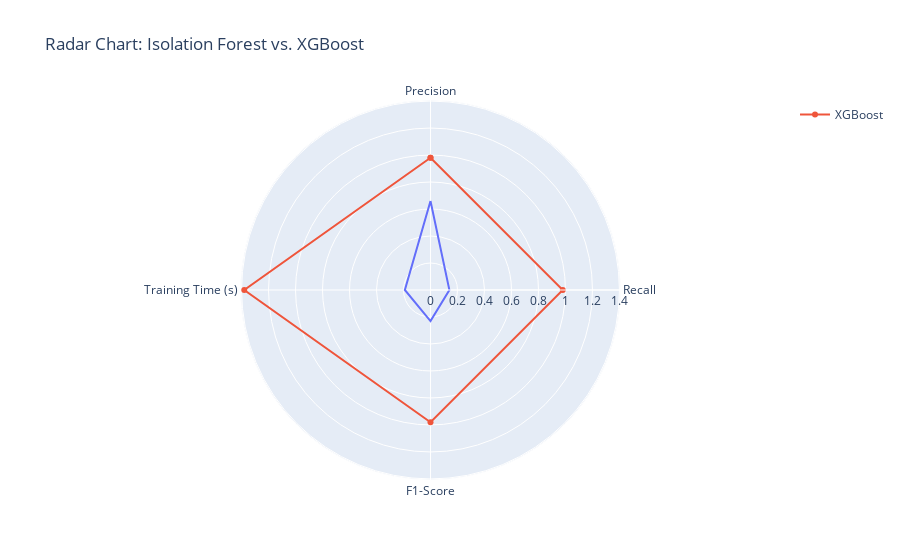

This figure's notebook cell:
### Markdown cell above
Radar Chart for Multi-Metric Comparison

### Code cell
# Example data
metrics = ['Precision', 'Recall', 'F1-Score', 'Training Time (s)']
iso_forest_scores = [0.66, 0.14, 0.23, 0.19]
xgb_scores = [0.98, 0.98, 0.98, 1.38]

fig = px.line_polar(
    r=iso_forest_scores + iso_forest_scores[:1],
    theta=metrics + metrics[:1],
    line_close=True,
    title='Radar Chart: Isolation Forest vs. XGBoost'
)
fig.add_scatterpolar(
    r=xgb_scores + xgb_scores[:1],
    theta=metrics + metrics[:1],
    name='XGBoost'
)
fig.show()

### Figure 1 — Plotly figure (JSON) as saved in the notebook; plotly's stock layout.template omitted (floating-point values rounded to 4 significant figures)
{"data": [{"hovertemplate": "r=%{r}<br>theta=%{theta}<extra></extra>", "legendgroup": "", "line": {"color": "#636efa", "dash": "solid"}, "marker": {"symbol": "circle"}, "mode": "lines", "name": "", "r": [0.66, 0.14, 0.23, 0.19, 0.66, 0.66], "showlegend": false, "subplot": "polar", "theta": ["Precision", "Recall", "F1-Score", "Training Time (s)", "Precision", "Precision"], "type": "scatterpolar"}, {"name": "XGBoost", "r": [0.98, 0.98, 0.98, 1.38, 0.98], "theta": ["Precision", "Recall", "F1-Score", "Training Time (s)", "Precision"], "type": "scatterpolar"}], "layout": {"legend": {"tracegroupgap": 0}, "polar": {"angularaxis": {"direction": "clockwise", "rotation": 90}, "domain": {"x": [0, 1], "y": [0, 1]}}, "title": {"text": "Radar Chart: Isolation Forest vs. XGBoost"}}}
